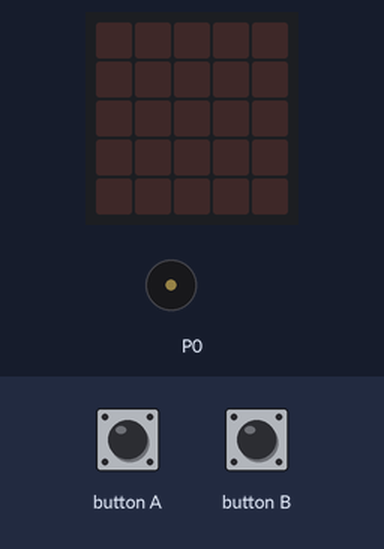
Recording of a program running on a simulated BBC micro:bit running MicroPython. Shown: the board's 5×5 LED display, buzzer (waves = sounding). The inputs (shaded band) are chosen by the test bench.

Above: at 1.2 s.
1.3 s: button A pressed for 0.15 s
At 4.2 s:
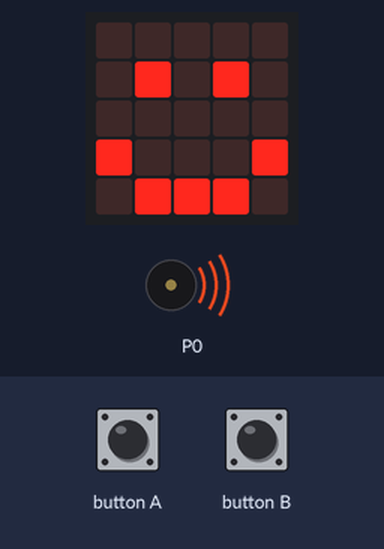
4.3 s: button B pressed for 0.15 s
At 6.4 s:
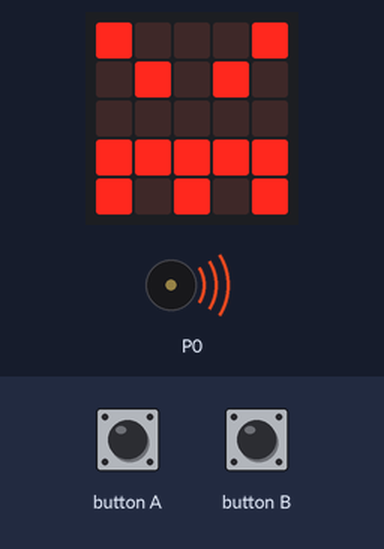
7.3 s: button B pressed for 1 s
10.3 s: button A pressed for 1 s
At 12.85 s:
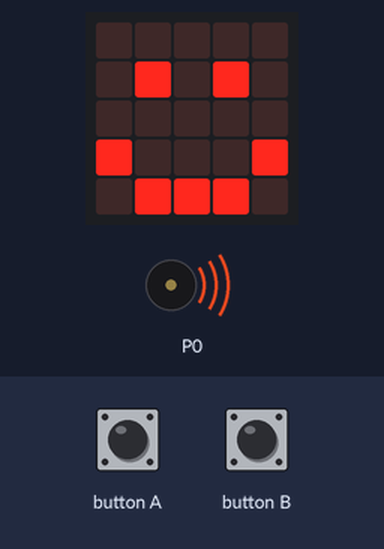
Timing chart, 0 to 15.1 s (numbered marks = the images above; inputs shaded):
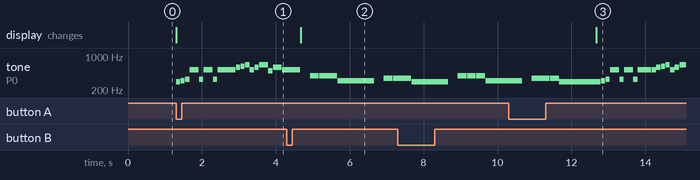

The program:

ej3.py
```python
# Imports go at the top
from microbit import *
import music

while True:
    if button_a.was_pressed():
        display.show(Image.HAPPY)
        sleep(000)
        music.play(music.ENTERTAINER)
    elif button_b.was_pressed():
        display.show(Image.ANGRY)
        sleep(000)
        music.play(music.DADADADUM)
```

Measured:
- after the input at 1.3 s, tone on P0: plays 294 Hz for 0.12 s, 311 Hz for 0.12 s, 330 Hz for 0.12 s, 523 Hz for 0.24 s, 330 Hz for 0.12 s, 523 Hz for 0.24 s … (18 notes in this stretch), starting at once; the display: changes at once (image 1)
- after the input at 4.3 s, the display: changes after 0.38 s (image 2)
- after the input at 10.3 s, the display: changes after 2.4 s (image 3)
